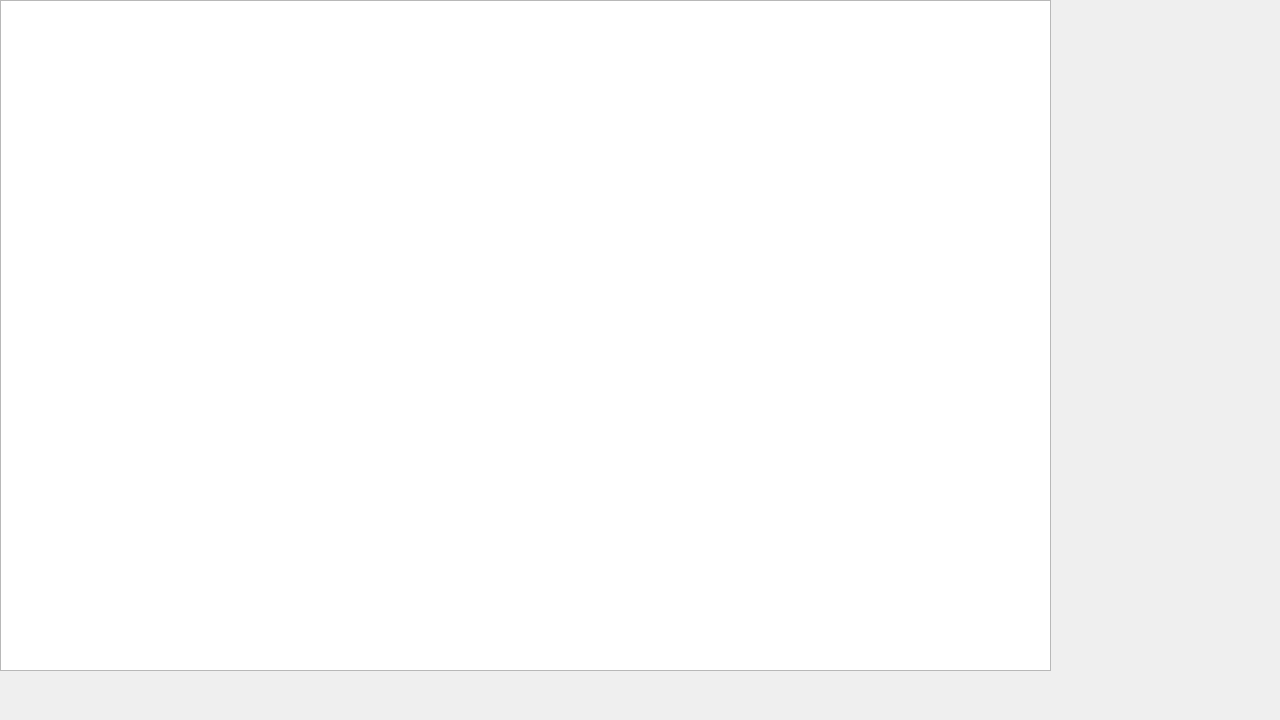
<?xml version="1.0" encoding="UTF-8"?>
<ui version="4.0">
 <class>MainWindowClass</class>
 <widget class="QMainWindow" name="MainWindowClass">
  <property name="geometry">
   <rect>
    <x>0</x>
    <y>0</y>
    <width>1280</width>
    <height>720</height>
   </rect>
  </property>
  <property name="minimumSize">
   <size>
    <width>1280</width>
    <height>720</height>
   </size>
  </property>
  <property name="windowTitle">
   <string>MainWindow</string>
  </property>
  <widget class="QWidget" name="centralWidget">
   <widget class="QGraphicsView" name="graphicsView">
    <property name="geometry">
     <rect>
      <x>0</x>
      <y>0</y>
      <width>1051</width>
      <height>671</height>
     </rect>
    </property>
   </widget>
  </widget>
 </widget>
 <layoutdefault spacing="6" margin="11"/>
 <resources>
  <include location="MainWindow.qrc"/>
 </resources>
 <connections/>
</ui>
